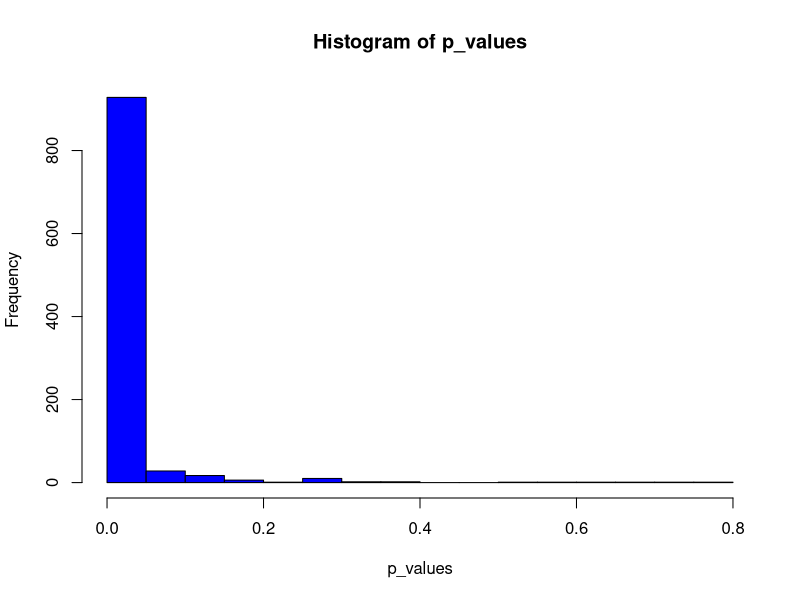

The R script that drew this image:
## ---- chunk 1
knitr::opts_chunk$set(echo = TRUE)
knitr::opts_chunk$set(warning = FALSE, message = FALSE) 
## ---- chunk 2
# Installing and loading libraries 
library(tidyverse)
library(dplyr)
library(ggplot2)
library(car)
## ---- chunk 3
#nothing is ever truly random when "randomly" generated on a computer - always pseudo random
#set.seed(124) #can be used to get the same "random" sample consistently 
dog_mu = 20
dog_sigma = 5
dog_sample = rnorm(100,dog_mu,dog_sigma)
cat_mu = 15
cat_sigma = 2
cat_sample = rnorm(100,cat_mu,cat_sigma)

#random R tip #1: to view any variable, highlight it and Cmd+enter/Ctrl+enter 
## ---- chunk 4
# create histogram of dog sizes
# <\br>

# create histogram of cat sizes
# <\br>

# plot two distributions together
# <\br>

#try other ways to visualize the data here 
# <\br>

## ---- chunk 5
#Summarize data and fill table below 
# <\br>
## ---- chunk 6
#Run the Shapiro-Wilk test for normality
# <\br>
## ---- chunk 7
#because Levene's test was written for data frames, we will have to wrangle our two vectors into a data frame to get in the required format before running Levene's test 
data_frame <- as.data.frame(cbind(dog_sample, cat_sample))
data_frame <- pivot_longer(data_frame, everything(), names_to = "variable", values_to = "value")
#Run Levene's test 
# <\br>

#NOTE: The plots and other tests we ran above can be redone in a more efficient and elegant way with our data_frame. Give it a try! 
# <\br>
## ---- chunk 8
# Perform t-test here
# <\br>
## ---- chunk 9
dog_mu = 20
dog_sigma = 5
cat_mu = 18
cat_sigma = 3

p_values <- c()

for (x in 1:1000) {
  dog_sample = rnorm(100,dog_mu,dog_sigma)
  cat_sample = rnorm(100,cat_mu,cat_sigma)
  #running the Welch's test - more robust in case there is a violation of the homogeneity assumption 
  p_value <- t.test(dog_sample,cat_sample,var.equal = FALSE)$p.value
  p_values <-c(p_values, p_value)
}

hist_p <- hist(p_values,
main="Distribution of p-values",
xlab="p-value",
ylab = "freq",
col="orange",
alpha = 0.4, 
freq=FALSE,
breaks = 20,
plot = FALSE
)

# plot two distributions together
plot(hist_p, col = "blue")

## Try playing around with the mu and sigma values will give you an idea of what happens to the distribution of p-value as the true means get closer 
